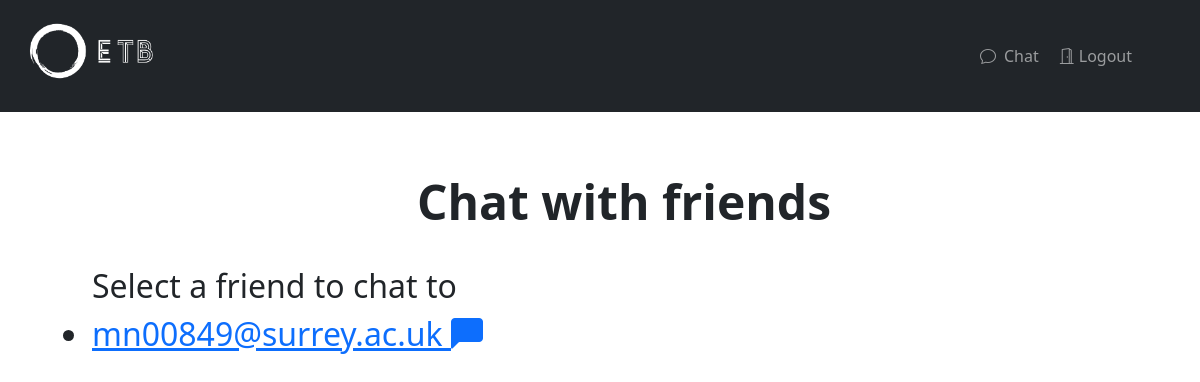
The page /chatlist (signed in) on the database as committed earlier.
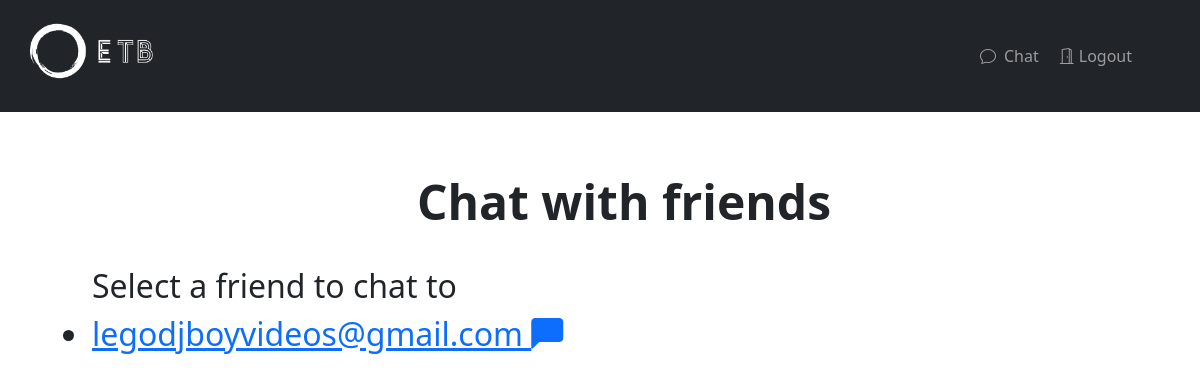
The same page on the database as committed later.
### homeapp/models.py (models this page shows)
class User(AbstractUser):
    pass

### homeapp/views.py (the view)
# urls.py: path('chatlist', views.chatlist, name='chatlist'),
def chatlist(request):
    context = {}
    friendsList = []
    roomNames = []
    friends1 = Friend.objects.filter(userOne=request.user.id).all()
    friends2 = Friend.objects.filter(userTwo=request.user.id).all()
    if (type(friends1) != None):
        for friend in friends1:
            thisUser = User.objects.get(id=friend.userTwo)
            if (type(thisUser) != None):
                names = sorted([request.user.email, thisUser.email])
                roomName = uuid.uuid5(uuid.NAMESPACE_X500, names[0]+ "|" + names[1])
                friendsList.append({"user":thisUser,"room":roomName})
    if (type(friends2) != None):
        for friend in friends2:
            thisUser = User.objects.get(id=friend.userOne)
            if (type(thisUser) != None):
                names = sorted([request.user.email, thisUser.email])
                roomName = uuid.uuid5(uuid.NAMESPACE_X500, names[0]+ "|" + names[1])
                friendsList.append({"user":thisUser,"room":roomName})
    if (len(friendsList) > 0):
        context["friends"] = friendsList
    return render(request, 'homeapp/chat.html', context)

### homeapp/templates/homeapp/chat.html
{% extends "base.html" %}
{% block content %}
    <div class="row" style="padding-top:2.5%">
        <div class="col-sm-12">
            <div class="ps-5">
            <br>
            <div class="container-fluid">
                <p1><center><font size="+5"><b>Chat with friends</b></font></center></p1>
                <br>
                <ul>
                    <font size="+3">Select a friend to chat to
                    {% for friend in friends %}
                        <li>
                            <a href="friends/chat/checkview/{{friend.room}}">{{friend.user.email}} <i class="bi bi-chat-left-fill"></i></a>
                        </li>
                    {% endfor %}
                    </font>
                </ul>
            </div>
        </div>
    </div>
{% endblock content %}

Rows that differ between the two databases and show on the page:
no longer on this page (row edited): User: user.email "mn00849@surrey.ac.uk"
now on this page (row edited): User: user.email "legodjboyvideos@gmail.com"
